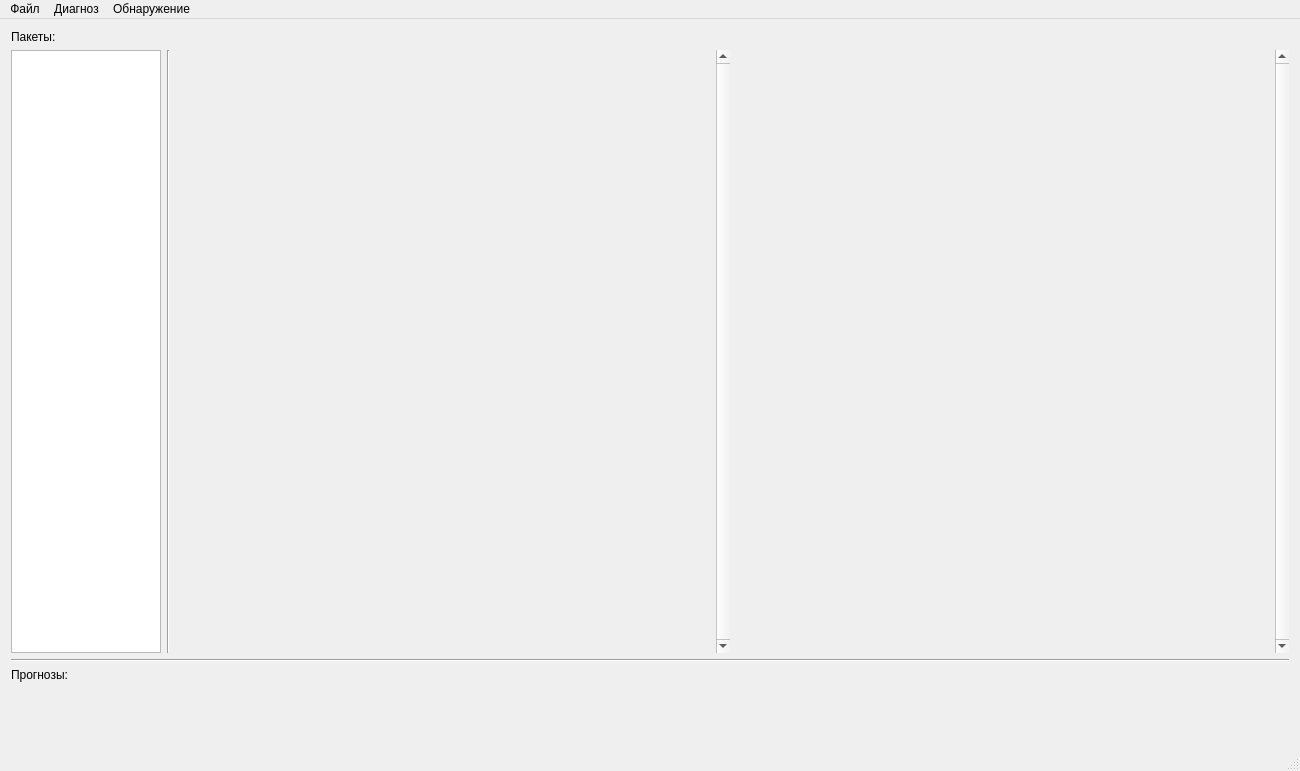
<?xml version="1.0" encoding="UTF-8"?>
<ui version="4.0">
 <class>MainWindow</class>
 <widget class="QMainWindow" name="MainWindow">
  <property name="geometry">
   <rect>
    <x>0</x>
    <y>0</y>
    <width>1300</width>
    <height>771</height>
   </rect>
  </property>
  <property name="minimumSize">
   <size>
    <width>1300</width>
    <height>0</height>
   </size>
  </property>
  <property name="maximumSize">
   <size>
    <width>1300</width>
    <height>16777215</height>
   </size>
  </property>
  <property name="windowTitle">
   <string>MRI Viewer</string>
  </property>
  <widget class="QWidget" name="centralWidget">
   <layout class="QVBoxLayout" name="verticalLayout">
    <item>
     <layout class="QHBoxLayout" name="horizontalLayout_2">
      <item>
       <widget class="QLabel" name="label_2">
        <property name="sizePolicy">
         <sizepolicy hsizetype="Fixed" vsizetype="Preferred">
          <horstretch>0</horstretch>
          <verstretch>0</verstretch>
         </sizepolicy>
        </property>
        <property name="minimumSize">
         <size>
          <width>150</width>
          <height>0</height>
         </size>
        </property>
        <property name="maximumSize">
         <size>
          <width>150</width>
          <height>16777215</height>
         </size>
        </property>
        <property name="text">
         <string>Пакеты:</string>
        </property>
        <property name="alignment">
         <set>Qt::AlignLeading|Qt::AlignLeft|Qt::AlignVCenter</set>
        </property>
       </widget>
      </item>
      <item>
       <widget class="QLabel" name="lbWindFirName">
        <property name="minimumSize">
         <size>
          <width>550</width>
          <height>0</height>
         </size>
        </property>
        <property name="maximumSize">
         <size>
          <width>550</width>
          <height>16777215</height>
         </size>
        </property>
        <property name="text">
         <string/>
        </property>
        <property name="alignment">
         <set>Qt::AlignCenter</set>
        </property>
       </widget>
      </item>
      <item>
       <widget class="QLabel" name="lbWindSecName">
        <property name="text">
         <string/>
        </property>
        <property name="alignment">
         <set>Qt::AlignCenter</set>
        </property>
       </widget>
      </item>
     </layout>
    </item>
    <item>
     <layout class="QHBoxLayout" name="horizontalLayout">
      <item>
       <widget class="QListView" name="lvPacks">
        <property name="sizePolicy">
         <sizepolicy hsizetype="Fixed" vsizetype="Expanding">
          <horstretch>0</horstretch>
          <verstretch>0</verstretch>
         </sizepolicy>
        </property>
        <property name="minimumSize">
         <size>
          <width>150</width>
          <height>0</height>
         </size>
        </property>
        <property name="maximumSize">
         <size>
          <width>150</width>
          <height>16777215</height>
         </size>
        </property>
       </widget>
      </item>
      <item>
       <widget class="Line" name="line_2">
        <property name="orientation">
         <enum>Qt::Vertical</enum>
        </property>
       </widget>
      </item>
      <item>
       <widget class="QLabel" name="lbWindFir">
        <property name="text">
         <string/>
        </property>
        <property name="alignment">
         <set>Qt::AlignCenter</set>
        </property>
       </widget>
      </item>
      <item>
       <widget class="QScrollBar" name="vsbWindFir">
        <property name="maximum">
         <number>0</number>
        </property>
        <property name="orientation">
         <enum>Qt::Vertical</enum>
        </property>
       </widget>
      </item>
      <item>
       <widget class="QLabel" name="lbWindSec">
        <property name="text">
         <string/>
        </property>
        <property name="alignment">
         <set>Qt::AlignCenter</set>
        </property>
       </widget>
      </item>
      <item>
       <widget class="QScrollBar" name="vsbWindSec">
        <property name="maximum">
         <number>0</number>
        </property>
        <property name="orientation">
         <enum>Qt::Vertical</enum>
        </property>
       </widget>
      </item>
     </layout>
    </item>
    <item>
     <widget class="Line" name="line">
      <property name="orientation">
       <enum>Qt::Horizontal</enum>
      </property>
     </widget>
    </item>
    <item>
     <widget class="QLabel" name="label">
      <property name="text">
       <string>Прогнозы:</string>
      </property>
     </widget>
    </item>
    <item>
     <layout class="QHBoxLayout" name="horizontalLayout_3">
      <item>
       <widget class="QLabel" name="lbPredFir">
        <property name="sizePolicy">
         <sizepolicy hsizetype="Preferred" vsizetype="Fixed">
          <horstretch>0</horstretch>
          <verstretch>0</verstretch>
         </sizepolicy>
        </property>
        <property name="minimumSize">
         <size>
          <width>0</width>
          <height>50</height>
         </size>
        </property>
        <property name="font">
         <font>
          <pointsize>24</pointsize>
         </font>
        </property>
        <property name="text">
         <string/>
        </property>
        <property name="alignment">
         <set>Qt::AlignCenter</set>
        </property>
        <property name="wordWrap">
         <bool>true</bool>
        </property>
       </widget>
      </item>
      <item>
       <widget class="QLabel" name="lbPredSec">
        <property name="sizePolicy">
         <sizepolicy hsizetype="Preferred" vsizetype="Fixed">
          <horstretch>0</horstretch>
          <verstretch>0</verstretch>
         </sizepolicy>
        </property>
        <property name="minimumSize">
         <size>
          <width>0</width>
          <height>50</height>
         </size>
        </property>
        <property name="font">
         <font>
          <pointsize>24</pointsize>
         </font>
        </property>
        <property name="text">
         <string/>
        </property>
        <property name="alignment">
         <set>Qt::AlignCenter</set>
        </property>
        <property name="wordWrap">
         <bool>true</bool>
        </property>
       </widget>
      </item>
      <item>
       <widget class="QLabel" name="lbPredThird">
        <property name="sizePolicy">
         <sizepolicy hsizetype="Preferred" vsizetype="Fixed">
          <horstretch>0</horstretch>
          <verstretch>0</verstretch>
         </sizepolicy>
        </property>
        <property name="minimumSize">
         <size>
          <width>0</width>
          <height>50</height>
         </size>
        </property>
        <property name="font">
         <font>
          <pointsize>24</pointsize>
         </font>
        </property>
        <property name="text">
         <string/>
        </property>
        <property name="alignment">
         <set>Qt::AlignCenter</set>
        </property>
        <property name="wordWrap">
         <bool>true</bool>
        </property>
       </widget>
      </item>
     </layout>
    </item>
   </layout>
  </widget>
  <widget class="QMenuBar" name="menuBar">
   <property name="geometry">
    <rect>
     <x>0</x>
     <y>0</y>
     <width>1300</width>
     <height>26</height>
    </rect>
   </property>
   <widget class="QMenu" name="menu">
    <property name="title">
     <string>Файл</string>
    </property>
    <addaction name="actionLoadPack"/>
   </widget>
   <widget class="QMenu" name="menu_2">
    <property name="title">
     <string>Диагноз</string>
    </property>
    <addaction name="actionClassify"/>
   </widget>
   <widget class="QMenu" name="menu_3">
    <property name="title">
     <string>Обнаружение</string>
    </property>
    <addaction name="actionSegmenty"/>
   </widget>
   <addaction name="menu"/>
   <addaction name="menu_2"/>
   <addaction name="menu_3"/>
  </widget>
  <widget class="QStatusBar" name="statusBar"/>
  <action name="actionLoadPack">
   <property name="text">
    <string>Загрузить пакет</string>
   </property>
  </action>
  <action name="actionClassify">
   <property name="text">
    <string>Составить диагноз</string>
   </property>
  </action>
  <action name="actionSegmenty">
   <property name="text">
    <string>Выполнить выделение</string>
   </property>
  </action>
 </widget>
 <layoutdefault spacing="6" margin="11"/>
 <resources/>
 <connections/>
</ui>
